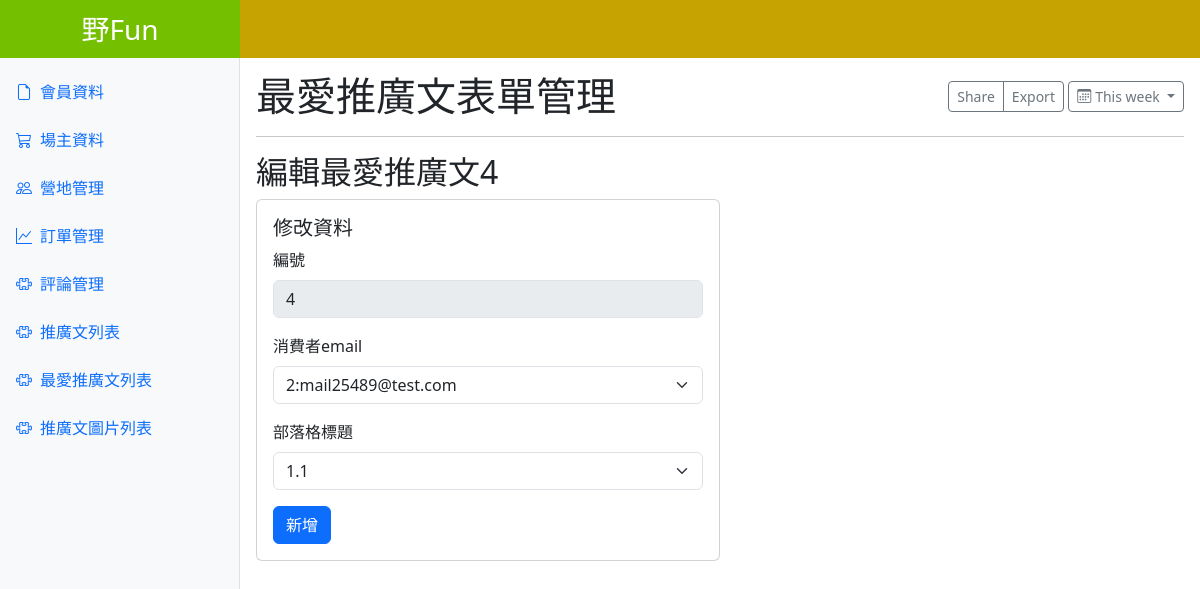
Screenshot of /edit-favorite_blog.php?id=4 with the database file from the repository.
### tables this page shows
CREATE TABLE `favorite_blog` (
  `id` int NOT NULL,
  `customer_id` int NOT NULL,
  `blog_id` int NOT NULL
);

CREATE TABLE `customers` (
  `id` int NOT NULL,
  `email` varchar(100) NOT NULL,
  `password` varchar(255) NOT NULL,
  `name` varchar(100) DEFAULT NULL,
  `phone` varchar(15) DEFAULT NULL,
  `gender` varchar(10) DEFAULT NULL,
  `birthday` date DEFAULT NULL,
  `address` varchar(255) DEFAULT NULL,
  `introduction` varchar(1000) DEFAULT NULL,
  `id_card` varchar(20) DEFAULT NULL,
  `created_at` datetime NOT NULL
);

CREATE TABLE `blog` (
  `id` int NOT NULL,
  `title` varchar(255) NOT NULL,
  `author` varchar(255) NOT NULL,
  `blog_tag` varchar(255) NOT NULL,
  `content` text NOT NULL,
  `create_at` datetime NOT NULL DEFAULT CURRENT_TIMESTAMP
);

### edit-favorite_blog.php (the view, shortened to what this page needs)
<?php
require __DIR__ . '/config/pdo-connect.php';
$id = isset($_GET['id']) ? intval($_GET['id']) : 0;
$sql = sprintf("SELECT favorite_blog.id, `customer_id`, `blog_id`,blog.title  ,customers.email FROM `favorite_blog` join customers on customer_id=customers.id join blog on blog_id = blog.id where favorite_blog.id=$id ");
$rows = $pdo->query($sql)->fetch();
$selectedValue1 = $rows['customer_id'];
$selectedValue2 = $rows['blog_id'];
$sql1 = "SELECT `id`, `email` FROM `customers`";
$result1 = $pdo->query($sql1);
$numRows1 = $result1->rowCount();
$sql2 = "SELECT `id`, `title` FROM `blog`";
$result2 = $pdo->query($sql2);
$numRows2 = $result2->rowCount();
?>
<?php include __DIR__. '/parts/html-head.php'?>
<?php include __DIR__. '/parts/navbar.php'?>
<main class="main-content p-3">
  <div class="d-flex justify-content-between align-items-center">
    <h1 class="m-0">最愛推廣文表單管理</h1>
    <div>
      <div class="btn-group btn-group-sm" role="group" aria-label="Small button group">
        <button type="button" class="btn btn-outline-secondary">
          Share
        </button>
        <button type="button" class="btn btn-outline-secondary">
          Export
        </button>
      </div>
      <div class="btn-group">
        <button class="btn btn-outline-secondary btn-sm dropdown-toggle" type="button" data-bs-toggle="dropdown" aria-expanded="false">
          <i class="bi bi-calendar3 me-1"></i>This week
        </button>
      </div>
    </div>
  </div>
  <hr />
  <h2>編輯最愛推廣文<?=$id?></h2>
  <div class="col-6">
      <div class="card" >
        <div class="card-body">
          <h5 class="card-title">修改資料</h5>
          <form name="form1" onsubmit="sendData(event)" enctype="application/x-www-form-urlencoded">
          <div class="mb-3">
    <label for="id" class="form-label"> 編號</label>
    <input type="text" class="form-control" id="id" name="" value="<?= $rows['id'] ?>" disabled>
        </div>
  <div class="mb-3">
    <label for="customerId" class="form-label">消費者email</label>
    <select name="customerId" id="customerId" class="form-select" >
   <?php
   if ($numRows1 > 0) {
       while($row1 = $result1->fetch(PDO::FETCH_ASSOC)) {
           echo "<option value='" . $row1["id"] . "'" .($selectedValue1 == $row1["id"]  ? 'selected' : '') .">" .$row1["id"].":". $row1["email"] . "</option>";
       }
   }
   ?>
</select>
        </div>
  <div class="mb-3">
    <label for="blogId" class="form-label">部落格標題</label>
    <select name="blogId" id="blogId" class="form-select">
    <?php
    if ($numRows2 > 0) {
        while($row2 = $result2->fetch(PDO::FETCH_ASSOC)) {
            echo "<option value='" . $row2["id"] . "'".($selectedValue2 == $row2["id"]  ? 'selected' : '') .">" . $row2["title"] . "</option>";
        }
    }
    ?>
</select>
        </div>
        <button type="submit" class="btn btn-primary">新增</button>
</form>
      </div>
    </div>
  </div>
</main>
<?php include __DIR__. '/parts/html-foot.php'?>

### parts/html-head.php (style rules this page uses)
:root { --aside-width: 240px; --page-top: 56px; }
.main-content { margin: var(--page-top) 0 0 var(--aside-width); }

### rows the page displays
favorite_blog: id "4", customerId "2:mail25489@test.com", blogId "1.1"

### other values shown
$id "4"
